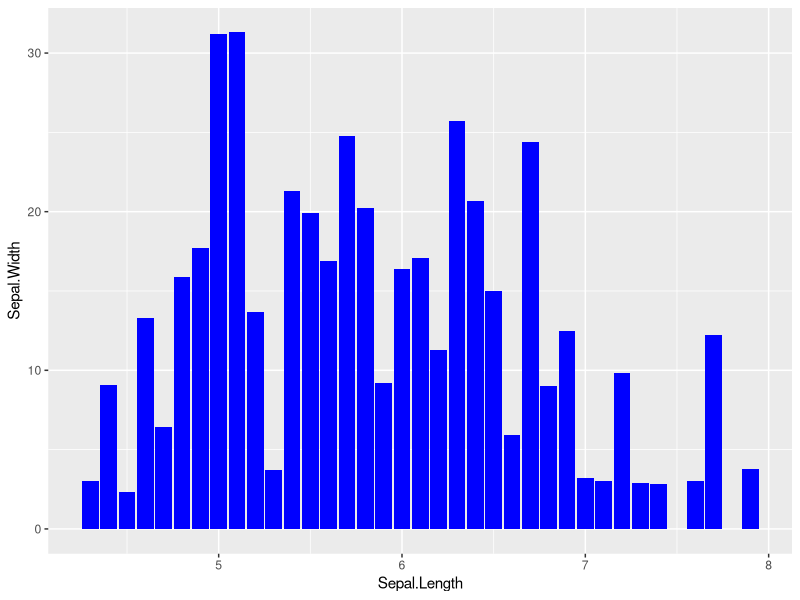
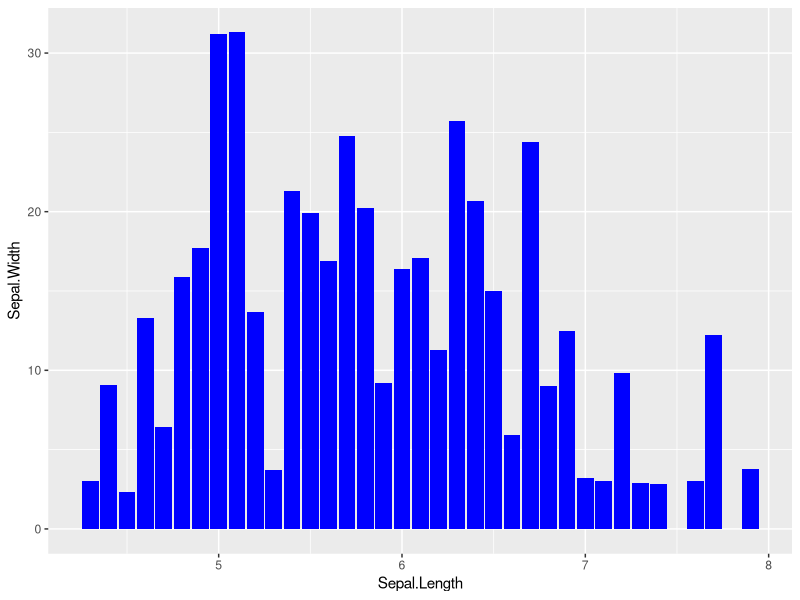

Source code (R) for these figures, in order:
## ---- chunk 1
knitr::opts_chunk$set(echo = TRUE)
library(tidyverse)

## ---- chunk 2
ggplot(iris, aes(x=Sepal.Length, y=Sepal.Width)) +
  geom_bar(stat = "identity", fill= "blue") -> Sepal_plot
Sepal_plot

ggsave("practice_plot.png", Sepal_plot)
